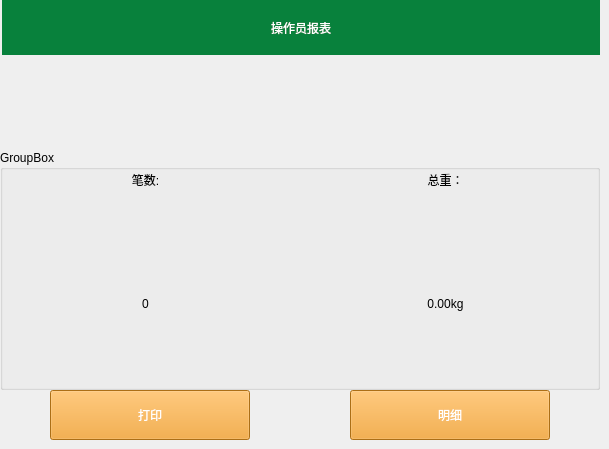
   <widget class="QWidget" name="page_12">
    <widget class="QLabel" name="label_40">
     <property name="geometry">
      <rect>
       <x>2</x>
       <y>0</y>
       <width>598</width>
       <height>55</height>
      </rect>
     </property>
     <property name="styleSheet">
      <string notr="true">font: 20pt &quot;Sans Serif&quot;;
color: rgb(255, 255, 255);
background-color: rgb(8, 129, 60);</string>
     </property>
     <property name="text">
      <string>操作员报表</string>
     </property>
     <property name="alignment">
      <set>Qt::AlignCenter</set>
     </property>
    </widget>
    <widget class="QToolButton" name="toolButton_18">
     <property name="geometry">
      <rect>
       <x>350</x>
       <y>390</y>
       <width>200</width>
       <height>50</height>
      </rect>
     </property>
     <property name="styleSheet">
      <string notr="true">background-color: rgb(241, 156, 31);
color: rgb(255, 255, 255);
font: 16pt &quot;Sans Serif&quot;;</string>
     </property>
     <property name="text">
      <string>明细</string>
     </property>
    </widget>
    <widget class="QGroupBox" name="groupBox_10">
     <property name="geometry">
      <rect>
       <x>0</x>
       <y>150</y>
       <width>600</width>
       <height>240</height>
      </rect>
     </property>
     <property name="title">
      <string>GroupBox</string>
     </property>
     <widget class="QWidget" name="verticalLayoutWidget_9">
      <property name="geometry">
       <rect>
        <x>0</x>
        <y>0</y>
        <width>291</width>
        <height>241</height>
       </rect>
      </property>
      <layout class="QVBoxLayout" name="verticalLayout_9">
       <item>
        <widget class="QLabel" name="label_49">
         <property name="maximumSize">
          <size>
           <width>16777215</width>
           <height>60</height>
          </size>
         </property>
         <property name="styleSheet">
          <string notr="true">font: 75 28pt &quot;Ubuntu&quot;;
color: rgb(0, 0, 0);</string>
         </property>
         <property name="text">
          <string>笔数:</string>
         </property>
         <property name="alignment">
          <set>Qt::AlignCenter</set>
         </property>
        </widget>
       </item>
       <item>
        <widget class="QLabel" name="label_50">
         <property name="styleSheet">
          <string notr="true">font: 75 28pt &quot;Ubuntu&quot;;
color: rgb(0, 0, 0);</string>
         </property>
         <property name="text">
          <string>0</string>
         </property>
         <property name="alignment">
          <set>Qt::AlignCenter</set>
         </property>
        </widget>
       </item>
      </layout>
     </widget>
     <widget class="QWidget" name="verticalLayoutWidget_10">
      <property name="geometry">
       <rect>
        <x>290</x>
        <y>0</y>
        <width>311</width>
        <height>241</height>
       </rect>
      </property>
      <layout class="QVBoxLayout" name="verticalLayout_10">
       <item>
        <widget class="QLabel" name="label_51">
         <property name="maximumSize">
          <size>
           <width>16777215</width>
           <height>60</height>
          </size>
         </property>
         <property name="styleSheet">
          <string notr="true">font: 75 28pt &quot;Ubuntu&quot;;
color: rgb(0, 0, 0);</string>
         </property>
         <property name="text">
          <string>总重：</string>
         </property>
         <property name="alignment">
          <set>Qt::AlignCenter</set>
         </property>
        </widget>
       </item>
       <item>
        <widget class="QLabel" name="label_52">
         <property name="styleSheet">
          <string notr="true">font: 75 28pt &quot;Ubuntu&quot;;
color: rgb(0, 0, 0);</string>
         </property>
         <property name="text">
          <string>0.00kg</string>
         </property>
         <property name="alignment">
          <set>Qt::AlignCenter</set>
         </property>
        </widget>
       </item>
      </layout>
     </widget>
    </widget>
    <widget class="QToolButton" name="toolButton_27">
     <property name="geometry">
      <rect>
       <x>50</x>
       <y>390</y>
       <width>200</width>
       <height>50</height>
      </rect>
     </property>
     <property name="styleSheet">
      <string notr="true">background-color: rgb(241, 156, 31);
color: rgb(255, 255, 255);
font: 16pt &quot;Sans Serif&quot;;</string>
     </property>
     <property name="text">
      <string>打印</string>
     </property>
    </widget>
   </widget>
